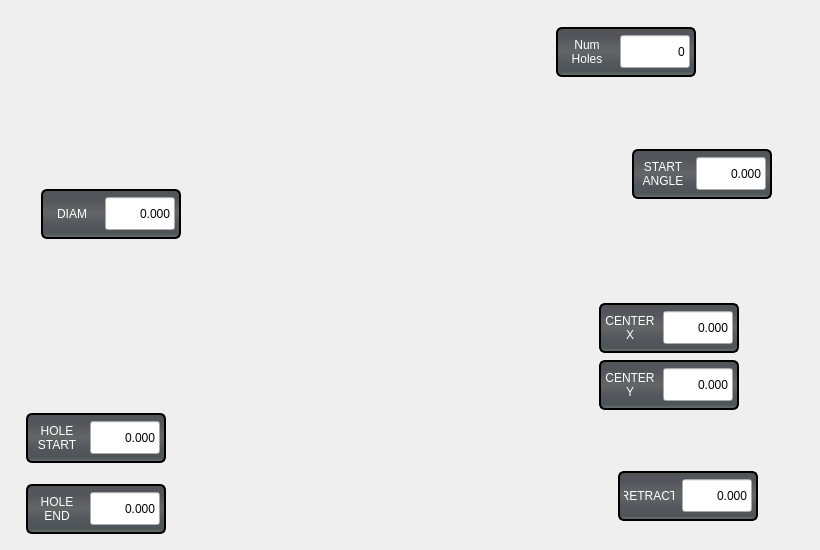
       <widget class="QWidget" name="bolt_hole_diagram_widget" native="true">
        <property name="minimumSize">
         <size>
          <width>820</width>
          <height>550</height>
         </size>
        </property>
        <property name="maximumSize">
         <size>
          <width>820</width>
          <height>550</height>
         </size>
        </property>
        <property name="styleSheet">
         <string notr="true"/>
        </property>
        <widget class="QFrame" name="frame_24">
         <property name="geometry">
          <rect>
           <x>41</x>
           <y>189</y>
           <width>140</width>
           <height>50</height>
          </rect>
         </property>
         <property name="sizePolicy">
          <sizepolicy hsizetype="Fixed" vsizetype="Fixed">
           <horstretch>0</horstretch>
           <verstretch>0</verstretch>
          </sizepolicy>
         </property>
         <property name="minimumSize">
          <size>
           <width>140</width>
           <height>50</height>
          </size>
         </property>
         <property name="maximumSize">
          <size>
           <width>140</width>
           <height>50</height>
          </size>
         </property>
         <property name="styleSheet">
          <string notr="true">.QFrame{
    border-style: solid;
    border-color: black;
    border-width: 2px;
    border-radius: 6px;
    color: rgb(238, 238, 236);
	background-color: qlineargradient(spread:pad, x1:0, y1:0, x2:0, y2:1, stop:0 rgb(81, 86, 85), stop:0.489795 rgb(99, 102, 102), stop:0.699799 rgb(85, 88, 94), stop:0.90444 rgb(77, 84, 86), stop:0.160246 rgb(83, 84, 91), stop:1 rgb(109, 115, 118));
}</string>
         </property>
         <layout class="QHBoxLayout" name="horizontalLayout_191">
          <property name="leftMargin">
           <number>2</number>
          </property>
          <property name="topMargin">
           <number>2</number>
          </property>
          <property name="rightMargin">
           <number>2</number>
          </property>
          <property name="bottomMargin">
           <number>2</number>
          </property>
          <item>
           <widget class="QLabel" name="label_138">
            <property name="sizePolicy">
             <sizepolicy hsizetype="Fixed" vsizetype="Fixed">
              <horstretch>0</horstretch>
              <verstretch>0</verstretch>
             </sizepolicy>
            </property>
            <property name="minimumSize">
             <size>
              <width>50</width>
              <height>33</height>
             </size>
            </property>
            <property name="maximumSize">
             <size>
              <width>50</width>
              <height>33</height>
             </size>
            </property>
            <property name="styleSheet">
             <string notr="true">QLabel{
font: 75 13pt &quot;Bebas Kai&quot;;
color: rgb(255, 255, 255);
}</string>
            </property>
            <property name="text">
             <string>DIAM</string>
            </property>
            <property name="alignment">
             <set>Qt::AlignCenter</set>
            </property>
            <property name="wordWrap">
             <bool>true</bool>
            </property>
           </widget>
          </item>
          <item>
           <widget class="FloatLineEdit" name="diameter_input">
            <property name="sizePolicy">
             <sizepolicy hsizetype="Expanding" vsizetype="Fixed">
              <horstretch>70</horstretch>
              <verstretch>33</verstretch>
             </sizepolicy>
            </property>
            <property name="maximumSize">
             <size>
              <width>70</width>
              <height>33</height>
             </size>
            </property>
            <property name="styleSheet">
             <string notr="true">font: 14pt &quot;Bebas Kai&quot;;</string>
            </property>
            <property name="text">
             <string>0.000</string>
            </property>
            <property name="alignment">
             <set>Qt::AlignRight|Qt::AlignTrailing|Qt::AlignVCenter</set>
            </property>
            <property name="default_value" stdset="0">
             <double>0.000000000000000</double>
            </property>
            <property name="bottom" stdset="0">
             <double>0.000000000000000</double>
            </property>
           </widget>
          </item>
         </layout>
        </widget>
        <widget class="QFrame" name="frame_25">
         <property name="geometry">
          <rect>
           <x>556</x>
           <y>27</y>
           <width>140</width>
           <height>50</height>
          </rect>
         </property>
         <property name="sizePolicy">
          <sizepolicy hsizetype="Fixed" vsizetype="Fixed">
           <horstretch>0</horstretch>
           <verstretch>0</verstretch>
          </sizepolicy>
         </property>
         <property name="minimumSize">
          <size>
           <width>140</width>
           <height>50</height>
          </size>
         </property>
         <property name="maximumSize">
          <size>
           <width>140</width>
           <height>50</height>
          </size>
         </property>
         <property name="styleSheet">
          <string notr="true">.QFrame{
    border-style: solid;
    border-color: black;
    border-width: 2px;
    border-radius: 6px;
    color: rgb(238, 238, 236);
	background-color: qlineargradient(spread:pad, x1:0, y1:0, x2:0, y2:1, stop:0 rgb(81, 86, 85), stop:0.489795 rgb(99, 102, 102), stop:0.699799 rgb(85, 88, 94), stop:0.90444 rgb(77, 84, 86), stop:0.160246 rgb(83, 84, 91), stop:1 rgb(109, 115, 118));
}</string>
         </property>
         <layout class="QHBoxLayout" name="horizontalLayout_193">
          <property name="leftMargin">
           <number>2</number>
          </property>
          <property name="topMargin">
           <number>2</number>
          </property>
          <property name="rightMargin">
           <number>2</number>
          </property>
          <property name="bottomMargin">
           <number>2</number>
          </property>
          <item>
           <widget class="QLabel" name="label_139">
            <property name="sizePolicy">
             <sizepolicy hsizetype="Fixed" vsizetype="Fixed">
              <horstretch>0</horstretch>
              <verstretch>0</verstretch>
             </sizepolicy>
            </property>
            <property name="minimumSize">
             <size>
              <width>50</width>
              <height>33</height>
             </size>
            </property>
            <property name="maximumSize">
             <size>
              <width>50</width>
              <height>33</height>
             </size>
            </property>
            <property name="styleSheet">
             <string notr="true">QLabel{
font: 75 13pt &quot;Bebas Kai&quot;;
color: rgb(255, 255, 255);
}</string>
            </property>
            <property name="text">
             <string>Num
Holes</string>
            </property>
            <property name="alignment">
             <set>Qt::AlignCenter</set>
            </property>
            <property name="wordWrap">
             <bool>true</bool>
            </property>
           </widget>
          </item>
          <item>
           <widget class="IntLineEdit" name="num_holes_input">
            <property name="minimumSize">
             <size>
              <width>70</width>
              <height>33</height>
             </size>
            </property>
            <property name="maximumSize">
             <size>
              <width>70</width>
              <height>33</height>
             </size>
            </property>
            <property name="styleSheet">
             <string notr="true">font: 14pt &quot;Bebas Kai&quot;;</string>
            </property>
            <property name="text">
             <string>0</string>
            </property>
            <property name="alignment">
             <set>Qt::AlignRight|Qt::AlignTrailing|Qt::AlignVCenter</set>
            </property>
            <property name="default_value" stdset="0">
             <number>0</number>
            </property>
            <property name="bottom" stdset="0">
             <number>1</number>
            </property>
           </widget>
          </item>
         </layout>
        </widget>
        <widget class="QFrame" name="frame_42">
         <property name="geometry">
          <rect>
           <x>632</x>
           <y>149</y>
           <width>140</width>
           <height>50</height>
          </rect>
         </property>
         <property name="sizePolicy">
          <sizepolicy hsizetype="Fixed" vsizetype="Fixed">
           <horstretch>0</horstretch>
           <verstretch>0</verstretch>
          </sizepolicy>
         </property>
         <property name="minimumSize">
          <size>
           <width>140</width>
           <height>50</height>
          </size>
         </property>
         <property name="maximumSize">
          <size>
           <width>140</width>
           <height>50</height>
          </size>
         </property>
         <property name="styleSheet">
          <string notr="true">.QFrame{
    border-style: solid;
    border-color: black;
    border-width: 2px;
    border-radius: 6px;
    color: rgb(238, 238, 236);
	background-color: qlineargradient(spread:pad, x1:0, y1:0, x2:0, y2:1, stop:0 rgb(81, 86, 85), stop:0.489795 rgb(99, 102, 102), stop:0.699799 rgb(85, 88, 94), stop:0.90444 rgb(77, 84, 86), stop:0.160246 rgb(83, 84, 91), stop:1 rgb(109, 115, 118));
}</string>
         </property>
         <layout class="QHBoxLayout" name="horizontalLayout_195">
          <property name="leftMargin">
           <number>2</number>
          </property>
          <property name="topMargin">
           <number>2</number>
          </property>
          <property name="rightMargin">
           <number>2</number>
          </property>
          <property name="bottomMargin">
           <number>2</number>
          </property>
          <item>
           <widget class="QLabel" name="label_140">
            <property name="sizePolicy">
             <sizepolicy hsizetype="Fixed" vsizetype="Fixed">
              <horstretch>0</horstretch>
              <verstretch>0</verstretch>
             </sizepolicy>
            </property>
            <property name="minimumSize">
             <size>
              <width>50</width>
              <height>33</height>
             </size>
            </property>
            <property name="maximumSize">
             <size>
              <width>35</width>
              <height>33</height>
             </size>
            </property>
            <property name="styleSheet">
             <string notr="true">QLabel{
font: 75 13pt &quot;Bebas Kai&quot;;
color: rgb(255, 255, 255);
}</string>
            </property>
            <property name="text">
             <string>START
ANGLE</string>
            </property>
            <property name="alignment">
             <set>Qt::AlignCenter</set>
            </property>
            <property name="wordWrap">
             <bool>true</bool>
            </property>
           </widget>
          </item>
          <item>
           <widget class="FloatLineEdit" name="start_angle_input">
            <property name="sizePolicy">
             <sizepolicy hsizetype="Expanding" vsizetype="Fixed">
              <horstretch>70</horstretch>
              <verstretch>33</verstretch>
             </sizepolicy>
            </property>
            <property name="minimumSize">
             <size>
              <width>70</width>
              <height>33</height>
             </size>
            </property>
            <property name="maximumSize">
             <size>
              <width>70</width>
              <height>33</height>
             </size>
            </property>
            <property name="styleSheet">
             <string notr="true">font: 14pt &quot;Bebas Kai&quot;;</string>
            </property>
            <property name="text">
             <string>0.000</string>
            </property>
            <property name="alignment">
             <set>Qt::AlignRight|Qt::AlignTrailing|Qt::AlignVCenter</set>
            </property>
            <property name="format_string" stdset="0">
             <string>%.2f</string>
            </property>
            <property name="bottom" stdset="0">
             <double>-179769313486231570814527423731704356798070567525844996598917476803157260780028538760589558632766878171540458953514382464234321326889464182768467546703537516986049910576551282076245490090389328944075868508455133942304583236903222948165808559332123348274797826204144723168738177180919299881250404026184124858368.000000000000000</double>
            </property>
           </widget>
          </item>
         </layout>
        </widget>
        <widget class="QFrame" name="frame_46">
         <property name="geometry">
          <rect>
           <x>599</x>
           <y>303</y>
           <width>140</width>
           <height>50</height>
          </rect>
         </property>
         <property name="sizePolicy">
          <sizepolicy hsizetype="Fixed" vsizetype="Fixed">
           <horstretch>0</horstretch>
           <verstretch>0</verstretch>
          </sizepolicy>
         </property>
         <property name="minimumSize">
          <size>
           <width>140</width>
           <height>50</height>
          </size>
         </property>
         <property name="maximumSize">
          <size>
           <width>140</width>
           <height>50</height>
          </size>
         </property>
         <property name="styleSheet">
          <string notr="true">.QFrame{
    border-style: solid;
    border-color: black;
    border-width: 2px;
    border-radius: 6px;
    color: rgb(238, 238, 236);
	background-color: qlineargradient(spread:pad, x1:0, y1:0, x2:0, y2:1, stop:0 rgb(81, 86, 85), stop:0.489795 rgb(99, 102, 102), stop:0.699799 rgb(85, 88, 94), stop:0.90444 rgb(77, 84, 86), stop:0.160246 rgb(83, 84, 91), stop:1 rgb(109, 115, 118));
}</string>
         </property>
         <layout class="QHBoxLayout" name="horizontalLayout_199">
          <property name="leftMargin">
           <number>2</number>
          </property>
          <property name="topMargin">
           <number>2</number>
          </property>
          <property name="rightMargin">
           <number>2</number>
          </property>
          <property name="bottomMargin">
           <number>2</number>
          </property>
          <item>
           <widget class="QLabel" name="label_141">
            <property name="sizePolicy">
             <sizepolicy hsizetype="Fixed" vsizetype="Fixed">
              <horstretch>0</horstretch>
              <verstretch>0</verstretch>
             </sizepolicy>
            </property>
            <property name="minimumSize">
             <size>
              <width>50</width>
              <height>33</height>
             </size>
            </property>
            <property name="maximumSize">
             <size>
              <width>50</width>
              <height>33</height>
             </size>
            </property>
            <property name="styleSheet">
             <string notr="true">QLabel{
font: 75 13pt &quot;Bebas Kai&quot;;
color: rgb(255, 255, 255);
}</string>
            </property>
            <property name="text">
             <string>CENTER X</string>
            </property>
            <property name="alignment">
             <set>Qt::AlignCenter</set>
            </property>
            <property name="wordWrap">
             <bool>true</bool>
            </property>
           </widget>
          </item>
          <item>
           <widget class="FloatLineEdit" name="center_x_input">
            <property name="sizePolicy">
             <sizepolicy hsizetype="Expanding" vsizetype="Fixed">
              <horstretch>70</horstretch>
              <verstretch>33</verstretch>
             </sizepolicy>
            </property>
            <property name="minimumSize">
             <size>
              <width>70</width>
              <height>33</height>
             </size>
            </property>
            <property name="maximumSize">
             <size>
              <width>70</width>
              <height>33</height>
             </size>
            </property>
            <property name="styleSheet">
             <string notr="true">font: 14pt &quot;Bebas Kai&quot;;</string>
            </property>
            <property name="text">
             <string>0.000</string>
            </property>
            <property name="alignment">
             <set>Qt::AlignRight|Qt::AlignTrailing|Qt::AlignVCenter</set>
            </property>
            <property name="bottom" stdset="0">
             <double>-179769313486231570814527423731704356798070567525844996598917476803157260780028538760589558632766878171540458953514382464234321326889464182768467546703537516986049910576551282076245490090389328944075868508455133942304583236903222948165808559332123348274797826204144723168738177180919299881250404026184124858368.000000000000000</double>
            </property>
           </widget>
          </item>
         </layout>
        </widget>
        <widget class="QFrame" name="frame_47">
         <property name="geometry">
          <rect>
           <x>599</x>
           <y>360</y>
           <width>140</width>
           <height>50</height>
          </rect>
         </property>
         <property name="sizePolicy">
          <sizepolicy hsizetype="Fixed" vsizetype="Fixed">
           <horstretch>0</horstretch>
           <verstretch>0</verstretch>
          </sizepolicy>
         </property>
         <property name="minimumSize">
          <size>
           <width>140</width>
           <height>50</height>
          </size>
         </property>
         <property name="maximumSize">
          <size>
           <width>140</width>
           <height>50</height>
          </size>
         </property>
         <property name="styleSheet">
          <string notr="true">.QFrame{
    border-style: solid;
    border-color: black;
    border-width: 2px;
    border-radius: 6px;
    color: rgb(238, 238, 236);
	background-color: qlineargradient(spread:pad, x1:0, y1:0, x2:0, y2:1, stop:0 rgb(81, 86, 85), stop:0.489795 rgb(99, 102, 102), stop:0.699799 rgb(85, 88, 94), stop:0.90444 rgb(77, 84, 86), stop:0.160246 rgb(83, 84, 91), stop:1 rgb(109, 115, 118));
}</string>
         </property>
         <layout class="QHBoxLayout" name="horizontalLayout_201">
          <property name="leftMargin">
           <number>2</number>
          </property>
          <property name="topMargin">
           <number>2</number>
          </property>
          <property name="rightMargin">
           <number>2</number>
          </property>
          <property name="bottomMargin">
           <number>2</number>
          </property>
          <item>
           <widget class="QLabel" name="label_142">
            <property name="sizePolicy">
             <sizepolicy hsizetype="Fixed" vsizetype="Fixed">
              <horstretch>0</horstretch>
              <verstretch>0</verstretch>
             </sizepolicy>
            </property>
            <property name="minimumSize">
             <size>
              <width>50</width>
              <height>33</height>
             </size>
            </property>
            <property name="maximumSize">
             <size>
              <width>50</width>
              <height>33</height>
             </size>
            </property>
            <property name="styleSheet">
             <string notr="true">QLabel{
font: 75 13pt &quot;Bebas Kai&quot;;
color: rgb(255, 255, 255);
}</string>
            </property>
            <property name="text">
             <string>CENTER Y</string>
            </property>
            <property name="alignment">
             <set>Qt::AlignCenter</set>
            </property>
            <property name="wordWrap">
             <bool>true</bool>
            </property>
           </widget>
          </item>
          <item>
           <widget class="FloatLineEdit" name="center_y_input">
            <property name="sizePolicy">
             <sizepolicy hsizetype="Expanding" vsizetype="Fixed">
              <horstretch>70</horstretch>
              <verstretch>33</verstretch>
             </sizepolicy>
            </property>
            <property name="maximumSize">
             <size>
              <width>70</width>
              <height>33</height>
             </size>
            </property>
            <property name="styleSheet">
             <string notr="true">font: 14pt &quot;Bebas Kai&quot;;</string>
            </property>
            <property name="text">
             <string>0.000</string>
            </property>
            <property name="alignment">
             <set>Qt::AlignRight|Qt::AlignTrailing|Qt::AlignVCenter</set>
            </property>
            <property name="bottom" stdset="0">
             <double>-179769313486231570814527423731704356798070567525844996598917476803157260780028538760589558632766878171540458953514382464234321326889464182768467546703537516986049910576551282076245490090389328944075868508455133942304583236903222948165808559332123348274797826204144723168738177180919299881250404026184124858368.000000000000000</double>
            </property>
           </widget>
          </item>
         </layout>
        </widget>
        <widget class="QWidget" name="verticalLayoutWidget_2">
         <property name="geometry">
          <rect>
           <x>1217</x>
           <y>20</y>
           <width>161</width>
           <height>362</height>
          </rect>
         </property>
         <layout class="QVBoxLayout" name="verticalLayout_59"/>
        </widget>
        <widget class="QFrame" name="frame_55">
         <property name="geometry">
          <rect>
           <x>618</x>
           <y>471</y>
           <width>140</width>
           <height>50</height>
          </rect>
         </property>
         <property name="sizePolicy">
          <sizepolicy hsizetype="Fixed" vsizetype="Fixed">
           <horstretch>0</horstretch>
           <verstretch>0</verstretch>
          </sizepolicy>
         </property>
         <property name="minimumSize">
          <size>
           <width>140</width>
           <height>50</height>
          </size>
         </property>
         <property name="maximumSize">
          <size>
           <width>140</width>
           <height>50</height>
          </size>
         </property>
         <property name="styleSheet">
          <string notr="true">.QFrame{
    border-style: solid;
    border-color: black;
    border-width: 2px;
    border-radius: 6px;
    color: rgb(238, 238, 236);
	background-color: qlineargradient(spread:pad, x1:0, y1:0, x2:0, y2:1, stop:0 rgb(81, 86, 85), stop:0.489795 rgb(99, 102, 102), stop:0.699799 rgb(85, 88, 94), stop:0.90444 rgb(77, 84, 86), stop:0.160246 rgb(83, 84, 91), stop:1 rgb(109, 115, 118));
}</string>
         </property>
         <layout class="QHBoxLayout" name="horizontalLayout_207">
          <property name="leftMargin">
           <number>2</number>
          </property>
          <property name="topMargin">
           <number>2</number>
          </property>
          <property name="rightMargin">
           <number>2</number>
          </property>
          <property name="bottomMargin">
           <number>2</number>
          </property>
          <item>
           <widget class="QLabel" name="label_147">
            <property name="sizePolicy">
             <sizepolicy hsizetype="Fixed" vsizetype="Fixed">
              <horstretch>0</horstretch>
              <verstretch>0</verstretch>
             </sizepolicy>
            </property>
            <property name="minimumSize">
             <size>
              <width>50</width>
              <height>33</height>
             </size>
            </property>
            <property name="maximumSize">
             <size>
              <width>35</width>
              <height>33</height>
             </size>
            </property>
            <property name="styleSheet">
             <string notr="true">QLabel{
font: 75 13pt &quot;Bebas Kai&quot;;
color: rgb(255, 255, 255);
}</string>
            </property>
            <property name="text">
             <string>RETRACT</string>
            </property>
            <property name="alignment">
             <set>Qt::AlignCenter</set>
            </property>
            <property name="wordWrap">
             <bool>true</bool>
            </property>
           </widget>
          </item>
          <item>
           <widget class="FloatLineEdit" name="retract_height_input">
            <property name="sizePolicy">
             <sizepolicy hsizetype="Expanding" vsizetype="Fixed">
              <horstretch>70</horstretch>
              <verstretch>33</verstretch>
             </sizepolicy>
            </property>
            <property name="maximumSize">
             <size>
              <width>70</width>
              <height>33</height>
             </size>
            </property>
            <property name="styleSheet">
             <string notr="true">font: 14pt &quot;Bebas Kai&quot;;</string>
            </property>
            <property name="text">
             <string>0.000</string>
            </property>
            <property name="alignment">
             <set>Qt::AlignRight|Qt::AlignTrailing|Qt::AlignVCenter</set>
            </property>
            <property name="bottom" stdset="0">
             <double>-179769313486231570814527423731704356798070567525844996598917476803157260780028538760589558632766878171540458953514382464234321326889464182768467546703537516986049910576551282076245490090389328944075868508455133942304583236903222948165808559332123348274797826204144723168738177180919299881250404026184124858368.000000000000000</double>
            </property>
           </widget>
          </item>
         </layout>
        </widget>
        <widget class="QFrame" name="frame_56">
         <property name="geometry">
          <rect>
           <x>26</x>
           <y>413</y>
           <width>140</width>
           <height>50</height>
          </rect>
         </property>
         <property name="sizePolicy">
          <sizepolicy hsizetype="Fixed" vsizetype="Fixed">
           <horstretch>0</horstretch>
           <verstretch>0</verstretch>
          </sizepolicy>
         </property>
         <property name="minimumSize">
          <size>
           <width>140</width>
           <height>50</height>
          </size>
         </property>
         <property name="maximumSize">
          <size>
           <width>140</width>
           <height>50</height>
          </size>
         </property>
         <property name="styleSheet">
          <string notr="true">.QFrame{
    border-style: solid;
    border-color: black;
    border-width: 2px;
    border-radius: 6px;
    color: rgb(238, 238, 236);
	background-color: qlineargradient(spread:pad, x1:0, y1:0, x2:0, y2:1, stop:0 rgb(81, 86, 85), stop:0.489795 rgb(99, 102, 102), stop:0.699799 rgb(85, 88, 94), stop:0.90444 rgb(77, 84, 86), stop:0.160246 rgb(83, 84, 91), stop:1 rgb(109, 115, 118));
}</string>
         </property>
         <layout class="QHBoxLayout" name="horizontalLayout_209">
          <property name="leftMargin">
           <number>2</number>
          </property>
          <property name="topMargin">
           <number>2</number>
          </property>
          <property name="rightMargin">
           <number>2</number>
          </property>
          <property name="bottomMargin">
           <number>2</number>
          </property>
          <item>
           <widget class="QLabel" name="label_151">
            <property name="sizePolicy">
             <sizepolicy hsizetype="Fixed" vsizetype="Fixed">
              <horstretch>0</horstretch>
              <verstretch>0</verstretch>
             </sizepolicy>
            </property>
            <property name="minimumSize">
             <size>
              <width>50</width>
              <height>33</height>
             </size>
            </property>
            <property name="maximumSize">
             <size>
              <width>50</width>
              <height>33</height>
             </size>
            </property>
            <property name="styleSheet">
             <string notr="true">QLabel{
font: 75 13pt &quot;Bebas Kai&quot;;
color: rgb(255, 255, 255);
}</string>
            </property>
            <property name="text">
             <string>HOLE START</string>
            </property>
            <property name="alignment">
             <set>Qt::AlignCenter</set>
            </property>
            <property name="wordWrap">
             <bool>true</bool>
            </property>
           </widget>
          </item>
          <item>
           <widget class="FloatLineEdit" name="z_start_input">
            <property name="sizePolicy">
             <sizepolicy hsizetype="Expanding" vsizetype="Fixed">
              <horstretch>70</horstretch>
              <verstretch>33</verstretch>
             </sizepolicy>
            </property>
            <property name="maximumSize">
             <size>
              <width>70</width>
              <height>33</height>
             </size>
            </property>
            <property name="styleSheet">
             <string notr="true">font: 14pt &quot;Bebas Kai&quot;;</string>
            </property>
            <property name="text">
             <string>0.000</string>
            </property>
            <property name="alignment">
             <set>Qt::AlignRight|Qt::AlignTrailing|Qt::AlignVCenter</set>
            </property>
            <property name="bottom" stdset="0">
             <double>-179769313486231570814527423731704356798070567525844996598917476803157260780028538760589558632766878171540458953514382464234321326889464182768467546703537516986049910576551282076245490090389328944075868508455133942304583236903222948165808559332123348274797826204144723168738177180919299881250404026184124858368.000000000000000</double>
            </property>
           </widget>
          </item>
         </layout>
        </widget>
        <widget class="QFrame" name="frame_57">
         <property name="geometry">
          <rect>
           <x>26</x>
           <y>484</y>
           <width>140</width>
           <height>50</height>
          </rect>
         </property>
         <property name="sizePolicy">
          <sizepolicy hsizetype="Fixed" vsizetype="Fixed">
           <horstretch>0</horstretch>
           <verstretch>0</verstretch>
          </sizepolicy>
         </property>
         <property name="minimumSize">
          <size>
           <width>140</width>
           <height>50</height>
          </size>
         </property>
         <property name="maximumSize">
          <size>
           <width>140</width>
           <height>50</height>
          </size>
         </property>
         <property name="styleSheet">
          <string notr="true">.QFrame{
    border-style: solid;
    border-color: black;
    border-width: 2px;
    border-radius: 6px;
    color: rgb(238, 238, 236);
	background-color: qlineargradient(spread:pad, x1:0, y1:0, x2:0, y2:1, stop:0 rgb(81, 86, 85), stop:0.489795 rgb(99, 102, 102), stop:0.699799 rgb(85, 88, 94), stop:0.90444 rgb(77, 84, 86), stop:0.160246 rgb(83, 84, 91), stop:1 rgb(109, 115, 118));
}</string>
         </property>
         <layout class="QHBoxLayout" name="horizontalLayout_211">
          <property name="leftMargin">
           <number>2</number>
          </property>
          <property name="topMargin">
           <number>2</number>
          </property>
          <property name="rightMargin">
           <number>2</number>
          </property>
          <property name="bottomMargin">
           <number>2</number>
          </property>
          <item>
           <widget class="QLabel" name="label_152">
            <property name="sizePolicy">
             <sizepolicy hsizetype="Fixed" vsizetype="Fixed">
              <horstretch>0</horstretch>
              <verstretch>0</verstretch>
             </sizepolicy>
            </property>
            <property name="minimumSize">
             <size>
              <width>50</width>
              <height>33</height>
             </size>
            </property>
            <property name="maximumSize">
             <size>
              <width>50</width>
              <height>33</height>
             </size>
            </property>
            <property name="styleSheet">
             <string notr="true">QLabel{
font: 75 13pt &quot;Bebas Kai&quot;;
color: rgb(255, 255, 255);
}</string>
            </property>
            <property name="text">
             <string>HOLE END</string>
            </property>
            <property name="alignment">
             <set>Qt::AlignCenter</set>
            </property>
            <property name="wordWrap">
             <bool>true</bool>
            </property>
           </widget>
          </item>
          <item>
           <widget class="FloatLineEdit" name="z_end_input">
            <property name="sizePolicy">
             <sizepolicy hsizetype="Expanding" vsizetype="Fixed">
              <horstretch>70</horstretch>
              <verstretch>33</verstretch>
             </sizepolicy>
            </property>
            <property name="maximumSize">
             <size>
              <width>70</width>
              <height>33</height>
             </size>
            </property>
            <property name="styleSheet">
             <string notr="true">font: 14pt &quot;Bebas Kai&quot;;</string>
            </property>
            <property name="text">
             <string>0.000</string>
            </property>
            <property name="alignment">
             <set>Qt::AlignRight|Qt::AlignTrailing|Qt::AlignVCenter</set>
            </property>
            <property name="bottom" stdset="0">
             <double>-179769313486231570814527423731704356798070567525844996598917476803157260780028538760589558632766878171540458953514382464234321326889464182768467546703537516986049910576551282076245490090389328944075868508455133942304583236903222948165808559332123348274797826204144723168738177180919299881250404026184124858368.000000000000000</double>
            </property>
           </widget>
          </item>
         </layout>
        </widget>
        <widget class="QLabel" name="label_2">
         <property name="geometry">
          <rect>
           <x>0</x>
           <y>0</y>
           <width>800</width>
           <height>540</height>
          </rect>
         </property>
         <property name="minimumSize">
          <size>
           <width>800</width>
           <height>540</height>
          </size>
         </property>
         <property name="maximumSize">
          <size>
           <width>800</width>
           <height>540</height>
          </size>
         </property>
         <property name="text">
          <string/>
         </property>
         <property name="pixmap">
          <pixmap>images/drill_circle.png</pixmap>
         </property>
         <property name="alignment">
          <set>Qt::AlignCenter</set>
         </property>
        </widget>
        <zorder>label_2</zorder>
        <zorder>frame_24</zorder>
        <zorder>frame_25</zorder>
        <zorder>frame_42</zorder>
        <zorder>frame_46</zorder>
        <zorder>frame_47</zorder>
        <zorder>verticalLayoutWidget_2</zorder>
        <zorder>frame_55</zorder>
        <zorder>frame_56</zorder>
        <zorder>frame_57</zorder>
       </widget>
